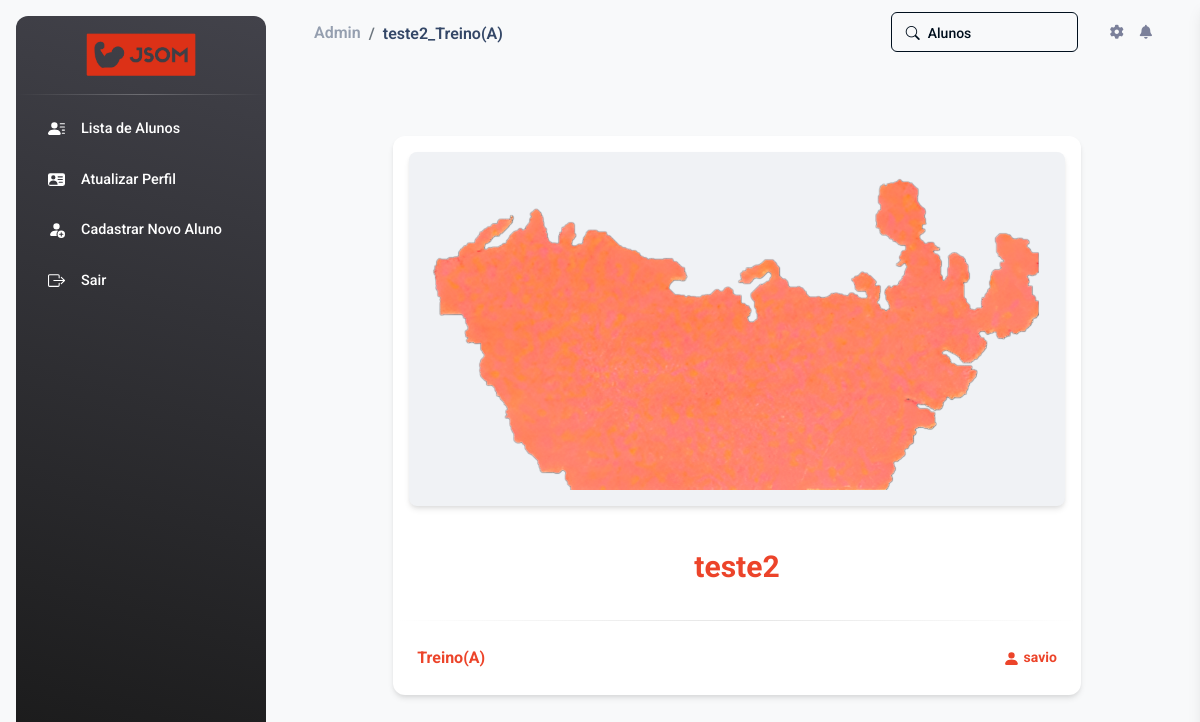
The page /detalhes/10/ (signed in) on the database its author committed.
### jsom_sga/models.py (models this page shows, shortened)
class Treino(models.Model):
    nome = models.CharField(max_length=90)
    CATEGORIA_CHOICES = [
        ('Treino(A)', 'Treino-A'),
        ('Treino(B)', 'Treino-B'),
        ('Treino(C)', 'Treino-C'),
        ('Treino(D)', 'Treino-D'),
        ('Treino(E)', 'Treino-E'),
    ]
    categoria = models.CharField(max_length=9, choices=CATEGORIA_CHOICES)
    imagem = models.ImageField(blank=True, upload_to='pictures/%Y/%m/')
    descricao = models.TextField(blank=True)
    status = models.BooleanField(default=False)  # Adicionando o campo status
    owner = models.ForeignKey(
        User,
        on_delete=models.SET_NULL,
        blank=True, null=True
    )

### jsom_sga/views/aluno_views.py (the view)
# urls.py: path('detalhes/<int:treino_id>/', views.detalhes_treino, name='detalhes_treino'),
@login_required(login_url='JSOM_SGA:index')
def detalhes_treino(request, treino_id):
    treino = get_object_or_404(Treino, id=treino_id)
    site_title = f'{treino.nome}_{treino.categoria}'
    context = {
        'site_title': site_title,
        'treino': treino
    }
    return render(request, 'CRUD_treino/detalhes_treino.html', context)

### jsom_sga/templates/CRUD_treino/detalhes_treino.html (shortened to what this page needs)
{% extends "global/base.html" %}
{% load static %}
{% block corpo %}
<div class="container mb-3 mt-4">
    <div class="row">
      <div class="col-md-10 mx-auto">
        <div class="card" data-animation="true">
            <div class="mt-3 mx-3 z-index-2 d-flex justify-content-center ">
                {% if treino.imagem %}
                    <a class="d-block blur-shadow-image">
                        <img src="{{ treino.imagem.url }}" alt="img-blur-shadow {{ treino.nome }}" class="img-fluid shadow rounded-3 p-3 bg-light">
                    </a>
                {% else %}
                    <a class="d-block blur-shadow-image">
                        <img src="{% static "img/treino_padao.png" %}" alt="img-blur-shadow {{ treino.nome }}" class="img-fluid shadow rounded-3 p-3 bg-light">
                    </a>
                {% endif %}
            </div>
            <div class="card-body text-center">
              <h5 class="font-weight-normal mt-3 text-primary_jsom fs-3 font-weight-bolder">
                {{ treino.nome }}
              </h5>
            </div>
            <hr class="dark horizontal my-0">
            <div class="card-footer d-flex">
                <p class="font-weight-bolder my-auto text-primary_jsom" data-bs-toggle="tooltip" data-bs-placement="top" title="Categoria">
                    {{ treino.categoria }}
                </p>
                <p class="text-sm my-auto position-relative ms-auto text-primary_jsom font-weight-bolder" data-bs-toggle="tooltip" data-bs-placement="top" title="Aluno desse treino">
                    <svg xmlns="http://www.w3.org/2000/svg" width="17" height="17" fill="currentColor" class="bi bi-person-fill opacity-10" viewBox="0 0 16 16">
                        <path d="M3 14s-1 0-1-1 1-4 6-4 6 3 6 4-1 1-1 1zm5-6a3 3 0 1 0 0-6 3 3 0 0 0 0 6"/>
                    </svg>
                    {{treino.owner}}
                </p>
            </div>
          </div>
      </div>
    </div>
</div>
{% endblock corpo %}

### base_static/global/css/style.css (style rules this page uses)
.text-primary_jsom { color: #ec442a !important; }

### rows shown on the page
Treino: imagem (picture), nome "teste2", categoria "Treino(A)", owner "savio"

### other values the page prints
{{ site_title }} "teste2_Treino(A)"
